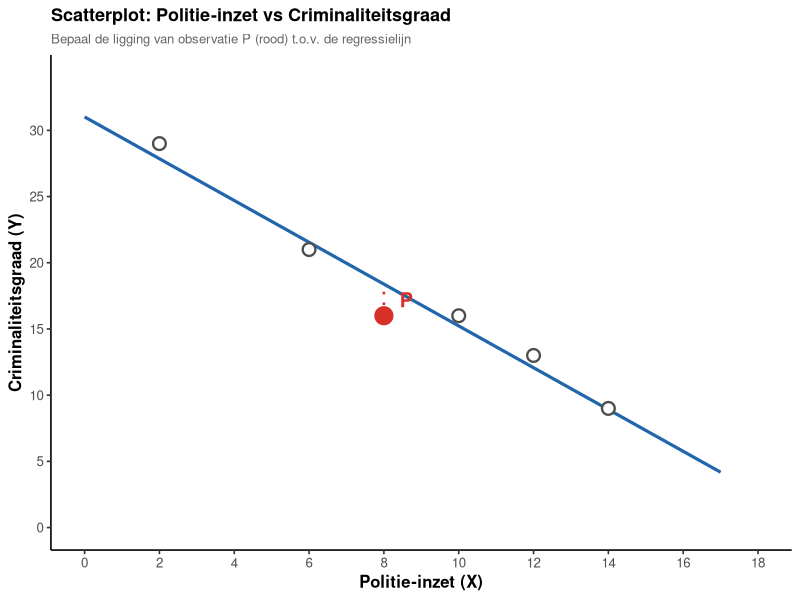

Source code (R):
# generate_punt_P_lijn.R
# Creates: punt_P_lijn.png
# Used in: Oef - 8.4 (Hoofdstuk 8)
# Topic: Students decide whether point P lies above / on / below the regression line.
#        Correct answer: code 3 (BELOW — residu = -2.3)
#
# Data chosen so that:
#   - OLS line at x=8 gives yhat ≈ 18.4  (feedback says "≈ 18.3")
#   - P = (8, 16)  →  residu = 16 - 18.4 = -2.4  (negative → below the line)
#   - Neighbouring points (6,21) and (10,16) make P look "on the trend line"
#     which is the deliberate visual trap described in the answer feedback.
# Run from this directory: Rscript generate_punt_P_lijn.R

library(ggplot2)

# ── Data ──────────────────────────────────────────────────────────────────────
other <- data.frame(
  x = c(2,  6, 10, 12, 14),
  y = c(29, 21, 16, 13,  9)
)
punt_P <- data.frame(x = 8, y = 16)

all_pts <- rbind(other, punt_P)
fit     <- lm(y ~ x, data = all_pts)

# Regression line range
line_df <- data.frame(x = c(0, 17))
line_df$y <- predict(fit, newdata = line_df)

# Predicted value at P
yhat_P <- predict(fit, newdata = punt_P)

# ── Plot ──────────────────────────────────────────────────────────────────────
p <- ggplot() +
  # Regression line
  geom_line(data = line_df, aes(x = x, y = y),
            colour = "#2166ac", linewidth = 1.1) +
  # Other points
  geom_point(data = other, aes(x = x, y = y),
             size = 3.5, colour = "grey30", fill = "white",
             shape = 21, stroke = 1.2) +
  # Point P (red, labelled)
  geom_point(data = punt_P, aes(x = x, y = y),
             size = 4.5, colour = "#d73027", fill = "#d73027",
             shape = 21, stroke = 1.5) +
  geom_text(data = punt_P, aes(x = x, y = y, label = "P"),
            nudge_x = 0.6, nudge_y = 1.2,
            size = 5, fontface = "bold", colour = "#d73027") +
  # Vertical dotted line from P to the regression line (shows the gap)
  geom_segment(
    aes(x = 8, xend = 8, y = punt_P$y, yend = yhat_P),
    linetype = "dotted", colour = "#d73027", linewidth = 0.9
  ) +
  labs(
    x        = "Politie-inzet (X)",
    y        = "Criminaliteitsgraad (Y)",
    title    = "Scatterplot: Politie-inzet vs Criminaliteitsgraad",
    subtitle = "Bepaal de ligging van observatie P (rood) t.o.v. de regressielijn"
  ) +
  scale_x_continuous(limits = c(0, 18), breaks = seq(0, 18, 2)) +
  scale_y_continuous(limits = c(0, 34), breaks = seq(0, 30, 5)) +
  theme_classic(base_size = 12) +
  theme(
    plot.title    = element_text(face = "bold", size = 13),
    plot.subtitle = element_text(size = 9.5, colour = "grey40"),
    axis.title    = element_text(face = "bold")
  )

# ── Save ──────────────────────────────────────────────────────────────────────
ggsave("punt_P_lijn.png", plot = p,
       width = 7, height = 5, dpi = 150, bg = "white")
cat(sprintf("Saved: punt_P_lijn.png\n"))
cat(sprintf("Regression: yhat = %.3f + %.3f * x\n", coef(fit)[1], coef(fit)[2]))
cat(sprintf("yhat at x=8: %.3f  |  P y=16  |  residu = %.3f\n",
            yhat_P, 16 - yhat_P))
